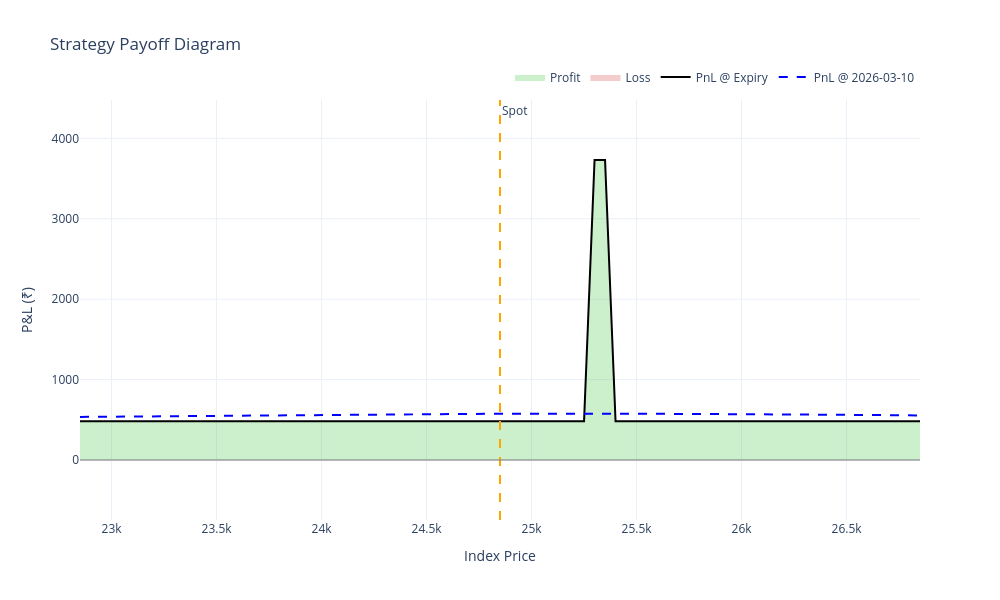

The notebook cell saved with this chart:
### Code cell
# ==========================================
# CELL 2: STRATEGY DEFINITION & EXECUTION
# Tweak these variables and run as needed
# ==========================================

ANALYSIS_DATE = "2026-03-02"
TARGET_PNL_DATE = "2026-03-10"

# Sample Iron Condor Portfolio
portfolio = [
    {'strike': 25250, 'type': 'PE', 'action': 'buy',  'expiry': '2026-04-28', 'qty': 1}, 
    {'strike': 25300, 'type': 'PE', 'action': 'sell', 'expiry': '2026-04-28', 'qty': 1}, 
    {'strike': 25350, 'type': 'CE', 'action': 'sell', 'expiry': '2026-04-28', 'qty': 1}, 
    {'strike': 25400, 'type': 'CE', 'action': 'buy',  'expiry': '2026-04-28', 'qty': 1},
]

# Execute the Payoff Calculator
results = backtester.calculate_basket_payoff(
    portfolio=portfolio, 
    analysis_date=ANALYSIS_DATE, 
    target_pnl_date=TARGET_PNL_DATE,
    show_plot=True,
    verbose=True
)

# Safely extract the new status key
status = results.get("status")

# ---------------------------------------------------------
# OUTPUT FORMATTING & ERROR HANDLING
# ---------------------------------------------------------
if status == "error":
    print("\n" + "❌ " * 15)
    print("BACKTEST FAILED: DATA ERROR")
    print("-" * 35)
    for msg in results.get("messages", []):
        print(msg)
    print("❌ " * 15 + "\n")

elif status == "issue":
    print("\n" + "--- BACKTEST HALTED: TRADE ISSUE ---")
    for msg in results.get("messages", []):
        print(msg)
    print("------------------------------------\n")

elif status == "success":
    metrics = results['metrics']
    greeks = results['greeks']

    print("\n" + "="*40)
    print("STRATEGY SUMMARY")
    print("="*40)

    mp_disp = "Unlimited" if metrics['Max Profit'] == float('inf') else f"₹ {metrics['Max Profit']:,.2f}"
    ml_disp = "Unlimited" if metrics['Max Loss'] == float('-inf') else f"₹ {metrics['Max Loss']:,.2f}"

    print(f"{'Max Profit:':<18} {mp_disp}")
    print(f"{'Max Loss:':<18} {ml_disp}")
    print(f"{'Net Premium:':<18} ₹ {abs(metrics['Total Premium']):,.2f} {metrics['Credit/Debit']}")
    print(f"{'Breakevens:':<18} {[round(x, 2) for x in metrics['Breakevens']]}")
    print(f"{'Margin Required:':<18} ₹ {metrics['Margin Req']:,.2f}")
    print(f"{'ROI (%):':<18} {metrics['ROI (%)']:.2f}%")

    print("\n" + "-" * 40)
    print("NET GREEKS (Per Unit)")
    print("-" * 40)
    print(f"{'Delta:':<18} {greeks['delta']:.4f}")
    print(f"{'Gamma:':<18} {greeks['gamma']:.4f}")
    print(f"{'Theta:':<18} {greeks['theta']:.4f}")
    print(f"{'Vega:':<18} {greeks['vega']:.4f}")
    print("="*40)
else:
    print("\n⚠️ Unknown response from backtester:")
    print(results)

### Figure 1 — Plotly figure (JSON) as saved in the notebook; plotly's stock layout.template omitted (floating-point values rounded to 4 significant figures; data arrays with more than 128 entries replaced by an {"elided": "..."} marker saying what was removed)
{"data": [{"fill": "tozeroy", "fillcolor": "rgba(0, 180, 0, 0.2)", "hoverinfo": "skip", "line": {"color": "green", "width": 0}, "mode": "lines", "name": "Profit", "type": "scatter", "x": {"elided": "404 float values"}, "y": {"elided": "404 float values"}}, {"fill": "tozeroy", "fillcolor": "rgba(200, 0, 0, 0.2)", "hoverinfo": "skip", "line": {"color": "red", "width": 0}, "mode": "lines", "name": "Loss", "type": "scatter", "x": {"elided": "404 float values"}, "y": {"elided": "404 float values"}}, {"hovertemplate": "Spot: %{x:.0f}<br>Expiry PnL: ₹%{y:,.0f}<extra></extra>", "line": {"color": "black", "width": 2}, "mode": "lines", "name": "PnL @ Expiry", "type": "scatter", "x": {"elided": "404 float values"}, "y": {"elided": "404 float values"}}, {"hovertemplate": "Spot: %{x:.0f}<br>2026-03-10 PnL: ₹%{y:,.0f}<extra></extra>", "line": {"color": "blue", "dash": "dash", "width": 2}, "mode": "lines", "name": "PnL @ 2026-03-10", "type": "scatter", "x": {"elided": "404 float values"}, "y": {"elided": "404 float values"}}], "layout": {"annotations": [{"showarrow": false, "text": "Spot", "x": 24850.0, "xanchor": "left", "xref": "x", "y": 1, "yanchor": "top", "yref": "y domain"}], "height": 600, "hovermode": "x unified", "legend": {"orientation": "h", "x": 1, "xanchor": "right", "y": 1.02, "yanchor": "bottom"}, "shapes": [{"line": {"color": "orange", "dash": "dash"}, "type": "line", "x0": 24850.0, "x1": 24850.0, "xref": "x", "y0": 0, "y1": 1, "yref": "y domain"}, {"line": {"color": "gray", "width": 1}, "type": "line", "x0": 0, "x1": 1, "xref": "x domain", "y0": 0, "y1": 0, "yref": "y"}], "title": {"text": "Strategy Payoff Diagram"}, "width": 1000, "xaxis": {"title": {"text": "Index Price"}}, "yaxis": {"range": [-746.2, 4477.0], "title": {"text": "P&L (₹)"}}}}
